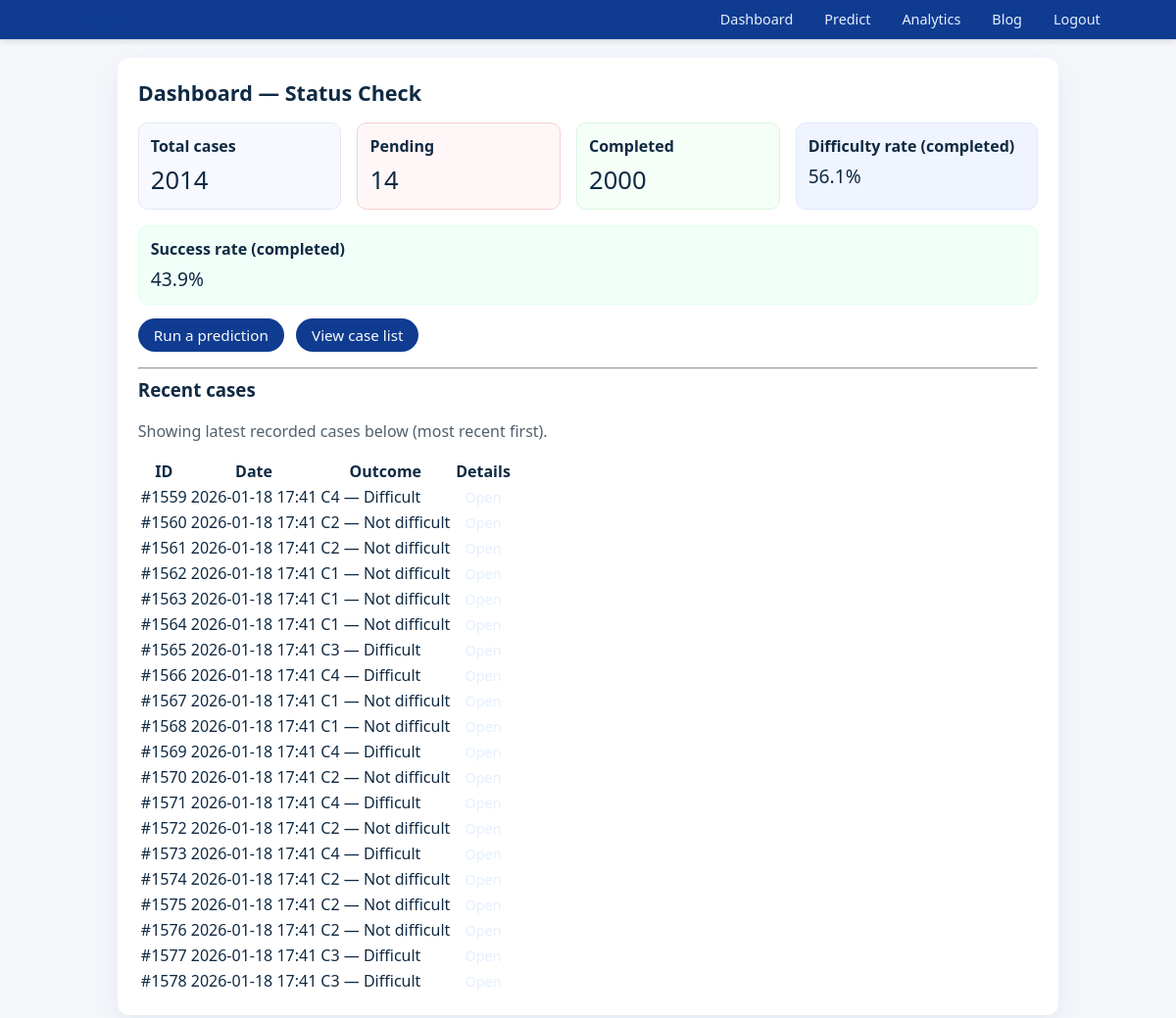
The page /dashboard (signed in) on the database its author committed.
### app/models.py (models this page shows, shortened)
class IntubationRecord(db.Model):
    id = db.Column(db.Integer, primary_key=True)
    operator_id = db.Column(db.Integer, db.ForeignKey("user.id"), nullable=False)
    age = db.Column(db.Integer, nullable=False)
    weight = db.Column(db.Float, nullable=False)
    height = db.Column(db.Float)              # cm, può essere None
    sex = db.Column(db.String(1))             # 'M', 'F', 'O' (altro/ignoto)
    dtm = db.Column(db.Float)                 # distanza tiromentale
    dii = db.Column(db.Float)                 # distanza interincisiva
    mallampati = db.Column(db.Integer)
    stop_bang = db.Column(db.Integer)
    alganzouri = db.Column(db.Integer)
    drug_used = db.Column(db.String(128))     # lasciati liberi / raw
    technique = db.Column(db.String(128))
    success = db.Column(db.Boolean, nullable=True)
    cormack = db.Column(db.Integer, nullable=True)
    difficult_binary = db.Column(db.Boolean, nullable=True)
    created_at = db.Column(db.DateTime, default=datetime.utcnow)

### app/routes.py (the view)
@bp.route("/dashboard")
@login_required
def dashboard():
    records = (
        IntubationRecord.query
        .filter_by(operator_id=current_user.id)
        .order_by(IntubationRecord.created_at.desc())
        .all()
    )
    pending = [r for r in records if (r.cormack is None or r.difficult_binary is None)]
    completed = [r for r in records if (r.cormack is not None and r.difficult_binary is not None)]
    total_cases = len(records)
    pending_count = len(pending)
    completed_count = len(completed)
    difficult_count = sum(1 for r in completed if r.difficult_binary)
    success_count = sum(1 for r in completed if r.success is True)
    difficulty_rate = (difficult_count / completed_count * 100) if completed_count else None
    success_rate = (success_count / completed_count * 100) if completed_count else None
    return render_template(
        "dashboard.html",
        pending=pending,
        completed=completed,
        total_cases=total_cases,
        pending_count=pending_count,
        completed_count=completed_count,
        difficulty_rate=difficulty_rate,
        success_rate=success_rate,
    )

### app/models.py (called while the page is built)
@login_manager.user_loader
def load_user(user_id):
    return User.query.get(int(user_id))

### app/templates/dashboard.html (shortened to what this page needs)
{% extends "base.html" %}
{% block content %}
<h2>Dashboard — Status Check</h2>
<div style="display:flex;gap:1rem;flex-wrap:wrap;margin-top:12px;">
  <div style="flex:1 1 180px;padding:12px;border-radius:10px;background:#f7f9ff;border:1px solid #e1e8f5;">
    <strong>Total cases</strong>
    <div style="font-size:1.6rem;margin-top:6px;">{{ total_cases }}</div>
  </div>
  <div style="flex:1 1 180px;padding:12px;border-radius:10px;background:#fff7f7;border:1px solid #f5d0d0;">
    <strong>Pending</strong>
    <div style="font-size:1.6rem;margin-top:6px;">{{ pending_count }}</div>
  </div>
  <div style="flex:1 1 180px;padding:12px;border-radius:10px;background:#f5fff7;border:1px solid #d7f5df;">
    <strong>Completed</strong>
    <div style="font-size:1.6rem;margin-top:6px;">{{ completed_count }}</div>
  </div>
  <div style="flex:1 1 220px;padding:12px;border-radius:10px;background:#f0f4ff;border:1px solid #dfe8ff;">
    <strong>Difficulty rate (completed)</strong>
    <div style="font-size:1.2rem;margin-top:6px;">{% if difficulty_rate is none %}n/a{% else %}{{ difficulty_rate|round(1) }}%{% endif %}</div>
  </div>
  <div style="flex:1 1 220px;padding:12px;border-radius:10px;background:#f0fff7;border:1px solid #dfffe8;">
    <strong>Success rate (completed)</strong>
    <div style="font-size:1.2rem;margin-top:6px;">{% if success_rate is none %}n/a{% else %}{{ success_rate|round(1) }}%{% endif %}</div>
  </div>
</div>
<p style="margin-top:14px;">
  <a class="btn" href="{{ url_for('main.predict') }}">Run a prediction</a>
  <a class="btn" style="margin-left:8px;" href="#cases">View case list</a>
</p>
<hr>
<h3>Recent cases</h3>
{% if total_cases %}
  <p style="color:#52606d;">Showing latest recorded cases below (most recent first).</p>
  <table class="table">
    <thead>
      <tr>
        <th>ID</th>
        <th>Date</th>
        <th>Outcome</th>
        <th>Details</th>
      </tr>
    </thead>
    <tbody>
    {% for r in (completed + pending)[:20] %}
      <tr>
        <td>#{{ r.id }}</td>
        <td>{{ r.created_at.strftime("%Y-%m-%d %H:%M") }}</td>
        <td>
          {% if r.cormack is none %}
            pending
          {% else %}
            C{{ r.cormack }} — {% if r.difficult_binary %}Difficult{% else %}Not difficult{% endif %}
          {% endif %}
        </td>
        <td>
          <a class="nav-link" href="{{ url_for('main.complete_case', record_id=r.id) }}">Open</a>
        </td>
      </tr>
    {% endfor %}
    </tbody>
  </table>
{% else %}
  <p class="muted">No recorded cases yet.</p>
{% endif %}
{% endblock %}

### app/templates/base.html (shortened to what this page needs)
<!doctype html>
<html lang="en">
<head>
  <link rel="stylesheet" href="{{ url_for('static', filename='style.css') }}">
</head>
<body>
<header class="site-header">
  <div class="navbar">
    <div class="brand">
      <span class="brand-main"><a class="brand-link" href="{{ url_for('main.landing') }}">intuB</a></span>
    </div>
    <div class="navbar-right">
      {% if current_user.is_authenticated %}
        <a class="nav-link" href="{{ url_for('main.dashboard') }}">Dashboard</a>
        <a class="nav-link" href="{{ url_for('main.predict') }}">Predict</a>
        <a class="nav-link" href="{{ url_for('main.analytics') }}">Analytics</a>
        <a class="nav-link" href="{{ url_for('main.blog') }}">Blog</a>
        <a class="nav-link" href="{{ url_for('main.logout') }}">Logout</a>
      {% else %}
        <a class="nav-link" href="{{ url_for('main.landing') }}">Home</a>
        <a class="nav-link" href="{{ url_for('main.login') }}">Login</a>
        <a class="nav-link" href="{{ url_for('main.register') }}">Register</a>
      {% endif %}
    </div>
  </div>
</header>
<main class="container">
  {% block content %}{% endblock %}
</main>
</body>
</html>

### app/static/style.css (style rules this page uses)
*, *::before, *::after { box-sizing: border-box; }
body { margin: 0; font-family: system-ui, -apple-system, BlinkMacSystemFont, "Segoe UI", sans-serif; background: #f5f7fb; color: #102a43; overflow-x: hidden; }
a { color: #0f3c91; text-decoration: none; }
.site-header { background: #0f3c91; color: #f9fafb; box-shadow: 0 2px 6px rgba(0, 0, 0, 0.15); width: 100%; }
.navbar { max-width: 1100px; margin: 0 auto; padding: 0.4rem 1rem; display: flex; align-items: center; justify-content: space-between; }
.brand { display: flex; flex-direction: column; color: #f9fafb; line-height: 1.1; }
.brand-main { font-weight: 700; font-size: 1.35rem; }
.navbar-right { display: flex; gap: 0.6rem; align-items: center; }
.nav-link { color: #e5efff; font-size: 0.9rem; padding: 0.25rem 0.7rem; border-radius: 999px; }
.container { max-width: 960px; margin: 1.2rem auto 2.5rem auto; padding: 1.3rem; background: #ffffff; border-radius: 12px; box-shadow: 0 10px 30px rgba(15, 60, 145, 0.08); }
h1, h2, h3 { color: #102a43; margin-top: 0; }
h2 { font-size: 1.35rem; margin-bottom: 1rem; }
.btn, .btn-primary { display: inline-block; background: #0f3c91; color: #f9fafb; border: none; padding: 0.45rem 1rem; border-radius: 999px; font-size: 0.95rem; cursor: pointer; }

### rows shown on the page
IntubationRecord: id "1559", created_at "2026-01-18 17:41", cormack "4", difficult_binary "Difficult"
IntubationRecord: id "1560", created_at "2026-01-18 17:41", cormack "2", difficult_binary "Not difficult"
IntubationRecord: id "1561", created_at "2026-01-18 17:41", cormack "2", difficult_binary "Not difficult"
IntubationRecord: id "1562", created_at "2026-01-18 17:41", cormack "1", difficult_binary "Not difficult"
IntubationRecord: id "1563", created_at "2026-01-18 17:41", cormack "1", difficult_binary "Not difficult"
IntubationRecord: id "1564", created_at "2026-01-18 17:41", cormack "1", difficult_binary "Not difficult"
IntubationRecord: id "1565", created_at "2026-01-18 17:41", cormack "3", difficult_binary "Difficult"
IntubationRecord: id "1566", created_at "2026-01-18 17:41", cormack "4", difficult_binary "Difficult"
IntubationRecord: id "1567", created_at "2026-01-18 17:41", cormack "1", difficult_binary "Not difficult"
IntubationRecord: id "1568", created_at "2026-01-18 17:41", cormack "1", difficult_binary "Not difficult"
IntubationRecord: id "1569", created_at "2026-01-18 17:41", cormack "4", difficult_binary "Difficult"
IntubationRecord: id "1570", created_at "2026-01-18 17:41", cormack "2", difficult_binary "Not difficult"
IntubationRecord: id "1571", created_at "2026-01-18 17:41", cormack "4", difficult_binary "Difficult"
IntubationRecord: id "1572", created_at "2026-01-18 17:41", cormack "2", difficult_binary "Not difficult"
IntubationRecord: id "1573", created_at "2026-01-18 17:41", cormack "4", difficult_binary "Difficult"
IntubationRecord: id "1574", created_at "2026-01-18 17:41", cormack "2", difficult_binary "Not difficult"
IntubationRecord: id "1575", created_at "2026-01-18 17:41", cormack "2", difficult_binary "Not difficult"
IntubationRecord: id "1576", created_at "2026-01-18 17:41", cormack "2", difficult_binary "Not difficult"
IntubationRecord: id "1577", created_at "2026-01-18 17:41", cormack "3", difficult_binary "Difficult"
IntubationRecord: id "1578", created_at "2026-01-18 17:41", cormack "3", difficult_binary "Difficult"

### other values the page prints
{{ total_cases }} "2014"
{{ pending_count }} "14"
{{ completed_count }} "2000"
{{ difficulty_rate|round(1) }} "56.1"
{{ success_rate|round(1) }} "43.9"
